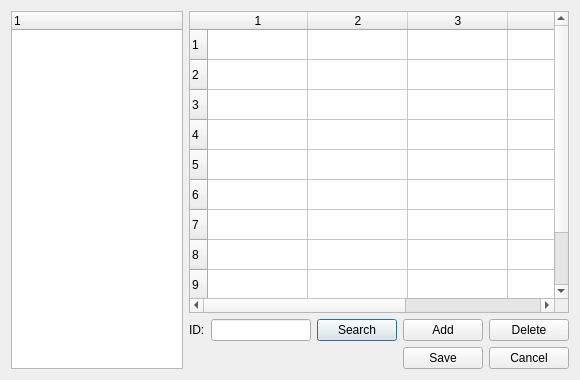
<?xml version="1.0" encoding="UTF-8"?>
<ui version="4.0">
 <class>DeviceInfoDialog</class>
 <widget class="QDialog" name="DeviceInfoDialog">
  <property name="geometry">
   <rect>
    <x>0</x>
    <y>0</y>
    <width>580</width>
    <height>380</height>
   </rect>
  </property>
  <property name="windowTitle">
   <string>Device Information</string>
  </property>
  <layout class="QGridLayout" name="gridLayout">
   <item row="0" column="0">
    <layout class="QHBoxLayout" name="horizontalLayout" stretch="0,2">
     <item>
      <widget class="QTreeWidget" name="treeWidget">
       <column>
        <property name="text">
         <string notr="true">1</string>
        </property>
       </column>
      </widget>
     </item>
     <item>
      <layout class="QVBoxLayout" name="verticalLayout">
       <item>
        <widget class="QTableWidget" name="tableWidget">
         <property name="rowCount">
          <number>10</number>
         </property>
         <property name="columnCount">
          <number>5</number>
         </property>
         <row/>
         <row/>
         <row/>
         <row/>
         <row/>
         <row/>
         <row/>
         <row/>
         <row/>
         <row/>
         <column/>
         <column/>
         <column/>
         <column/>
         <column/>
        </widget>
       </item>
       <item>
        <layout class="QHBoxLayout" name="horizontalLayout_2">
         <item>
          <widget class="QLabel" name="label">
           <property name="text">
            <string>ID:</string>
           </property>
          </widget>
         </item>
         <item>
          <widget class="QLineEdit" name="lineEditID">
           <property name="minimumSize">
            <size>
             <width>100</width>
             <height>0</height>
            </size>
           </property>
          </widget>
         </item>
         <item>
          <widget class="QPushButton" name="searchBtn">
           <property name="text">
            <string>Search</string>
           </property>
          </widget>
         </item>
         <item>
          <spacer name="horizontalSpacer_3">
           <property name="orientation">
            <enum>Qt::Horizontal</enum>
           </property>
           <property name="sizeType">
            <enum>QSizePolicy::Preferred</enum>
           </property>
           <property name="sizeHint" stdset="0">
            <size>
             <width>20</width>
             <height>20</height>
            </size>
           </property>
          </spacer>
         </item>
         <item>
          <widget class="QPushButton" name="addBtn">
           <property name="text">
            <string>Add</string>
           </property>
          </widget>
         </item>
         <item>
          <widget class="QPushButton" name="deleteBtn">
           <property name="text">
            <string>Delete</string>
           </property>
          </widget>
         </item>
         <item>
          <spacer name="horizontalSpacer_2">
           <property name="orientation">
            <enum>Qt::Horizontal</enum>
           </property>
           <property name="sizeHint" stdset="0">
            <size>
             <width>40</width>
             <height>20</height>
            </size>
           </property>
          </spacer>
         </item>
        </layout>
       </item>
       <item>
        <layout class="QHBoxLayout" name="horizontalLayout_3">
         <item>
          <spacer name="horizontalSpacer">
           <property name="orientation">
            <enum>Qt::Horizontal</enum>
           </property>
           <property name="sizeHint" stdset="0">
            <size>
             <width>40</width>
             <height>20</height>
            </size>
           </property>
          </spacer>
         </item>
         <item>
          <widget class="QPushButton" name="saveBtn">
           <property name="text">
            <string>Save</string>
           </property>
          </widget>
         </item>
         <item>
          <widget class="QPushButton" name="cancelBtn">
           <property name="text">
            <string>Cancel</string>
           </property>
          </widget>
         </item>
        </layout>
       </item>
      </layout>
     </item>
    </layout>
   </item>
  </layout>
 </widget>
 <resources/>
 <connections/>
</ui>
